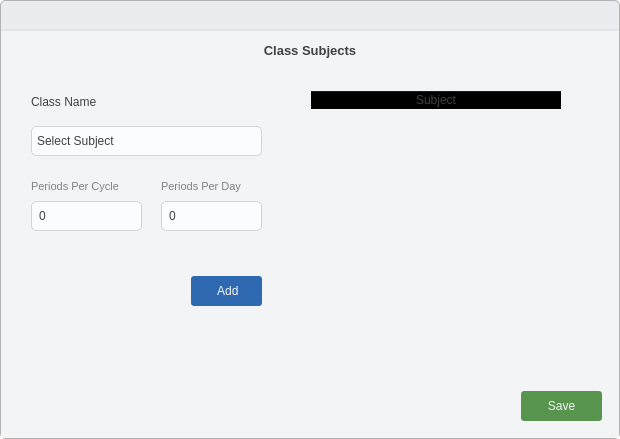
<?xml version="1.0" encoding="UTF-8"?>
<ui version="4.0">
 <class>AddClass</class>
 <widget class="QDialog" name="AddClass">
  <property name="geometry">
   <rect>
    <x>0</x>
    <y>0</y>
    <width>620</width>
    <height>439</height>
   </rect>
  </property>
  <property name="windowTitle">
   <string>Dialog</string>
  </property>
  <property name="styleSheet">
   <string notr="true">* {
	background: transparent;
	border: none;
	color: #414141;
}

QComboBox{
	border: 1px solid #D3D4D6;
	border-radius: 5px;
	padding-left: 5px;
	outline: none;
	background: #FBFCFE;
}

QComboBox::drop-down{
	background: transparent;
}

QComboBox::down-arrow{
	image: url(':/icons/icons/drop_down.svg');
	height: 24px;
	width: 24px;
}

QSpinBox{
	border: 1px solid #D3D4D6;
	border-radius: 5px;
	padding-left: 5px;
	background: #FBFCFE;
}

QSpinBox:down-button{
	background: transparent;
}

QSpinBox:up-button{
	background: transparent;
}

QSpinBox:down-arrow{
	image: url(':/icons/icons/drop_down.svg');
	height: 24px;
	width: 24px;
}

QSpinBox:up-arrow{
	image: url(':/icons/icons/drop_up.svg');
	height: 24px;
	width: 24px;
}

QLineEdit{
	border: 1px solid #D3D4D6;
	border-radius: 5px;
	padding-left: 5px;
	background: #FBFCFE;
}

QWidget#main_container {
	background: #EBECEF;
	border-radius: 5px;
	border: 1px solid #B1B1B1;
}

QWidget#container {
	background: #F3F4F6;
}

#close_btn:hover{
	background: #DC2626;
}

#toolbar{
	border-bottom: 2px solid #E3E4E6;
}</string>
  </property>
  <layout class="QVBoxLayout" name="verticalLayout_2">
   <property name="spacing">
    <number>0</number>
   </property>
   <property name="leftMargin">
    <number>0</number>
   </property>
   <property name="topMargin">
    <number>0</number>
   </property>
   <property name="rightMargin">
    <number>0</number>
   </property>
   <property name="bottomMargin">
    <number>0</number>
   </property>
   <item>
    <widget class="QWidget" name="main_container" native="true">
     <layout class="QVBoxLayout" name="verticalLayout">
      <property name="spacing">
       <number>0</number>
      </property>
      <property name="leftMargin">
       <number>1</number>
      </property>
      <property name="topMargin">
       <number>1</number>
      </property>
      <property name="rightMargin">
       <number>1</number>
      </property>
      <property name="bottomMargin">
       <number>1</number>
      </property>
      <item>
       <widget class="QWidget" name="toolbar" native="true">
        <property name="maximumSize">
         <size>
          <width>16777215</width>
          <height>30</height>
         </size>
        </property>
        <widget class="QPushButton" name="close_btn">
         <property name="geometry">
          <rect>
           <x>585</x>
           <y>0</y>
           <width>33</width>
           <height>30</height>
          </rect>
         </property>
         <property name="focusPolicy">
          <enum>Qt::FocusPolicy::NoFocus</enum>
         </property>
         <property name="text">
          <string/>
         </property>
         <property name="icon">
          <iconset theme="QIcon::ThemeIcon::ApplicationExit"/>
         </property>
         <property name="iconSize">
          <size>
           <width>10</width>
           <height>10</height>
          </size>
         </property>
        </widget>
       </widget>
      </item>
      <item>
       <widget class="QWidget" name="container" native="true">
        <layout class="QVBoxLayout" name="verticalLayout_3">
         <property name="spacing">
          <number>0</number>
         </property>
         <property name="leftMargin">
          <number>0</number>
         </property>
         <property name="topMargin">
          <number>0</number>
         </property>
         <property name="rightMargin">
          <number>0</number>
         </property>
         <property name="bottomMargin">
          <number>0</number>
         </property>
         <item>
          <widget class="QLabel" name="label">
           <property name="maximumSize">
            <size>
             <width>16777215</width>
             <height>40</height>
            </size>
           </property>
           <property name="font">
            <font>
             <pointsize>10</pointsize>
             <bold>true</bold>
            </font>
           </property>
           <property name="frameShadow">
            <enum>QFrame::Shadow::Plain</enum>
           </property>
           <property name="text">
            <string>Class Subjects</string>
           </property>
           <property name="textFormat">
            <enum>Qt::TextFormat::RichText</enum>
           </property>
           <property name="alignment">
            <set>Qt::AlignmentFlag::AlignCenter</set>
           </property>
          </widget>
         </item>
         <item>
          <widget class="QFrame" name="frame">
           <property name="frameShape">
            <enum>QFrame::Shape::StyledPanel</enum>
           </property>
           <property name="frameShadow">
            <enum>QFrame::Shadow::Plain</enum>
           </property>
           <widget class="QPushButton" name="class_save">
            <property name="geometry">
             <rect>
              <x>520</x>
              <y>320</y>
              <width>81</width>
              <height>30</height>
             </rect>
            </property>
            <property name="cursor">
             <cursorShape>PointingHandCursor</cursorShape>
            </property>
            <property name="styleSheet">
             <string notr="true">padding: 5px;
background: #57954F;
color: #F3F4F6;
border-radius: 3px;</string>
            </property>
            <property name="text">
             <string>Save</string>
            </property>
           </widget>
           <widget class="QLabel" name="title">
            <property name="geometry">
             <rect>
              <x>30</x>
              <y>105</y>
              <width>111</width>
              <height>20</height>
             </rect>
            </property>
            <property name="font">
             <font>
              <pointsize>8</pointsize>
              <bold>false</bold>
             </font>
            </property>
            <property name="styleSheet">
             <string notr="true">color: rgb(129, 129, 129);</string>
            </property>
            <property name="text">
             <string>Periods Per Cycle</string>
            </property>
           </widget>
           <widget class="QComboBox" name="class_subject_select">
            <property name="geometry">
             <rect>
              <x>30</x>
              <y>55</y>
              <width>231</width>
              <height>30</height>
             </rect>
            </property>
            <property name="minimumSize">
             <size>
              <width>0</width>
              <height>30</height>
             </size>
            </property>
            <property name="placeholderText">
             <string>Select Subject</string>
            </property>
           </widget>
           <widget class="QTableWidget" name="class_subjects_table">
            <property name="geometry">
             <rect>
              <x>310</x>
              <y>20</y>
              <width>281</width>
              <height>281</height>
             </rect>
            </property>
            <attribute name="horizontalHeaderDefaultSectionSize">
             <number>250</number>
            </attribute>
            <column>
             <property name="text">
              <string>Subject</string>
             </property>
            </column>
           </widget>
           <widget class="QSpinBox" name="slots_per_cycle">
            <property name="geometry">
             <rect>
              <x>30</x>
              <y>130</y>
              <width>111</width>
              <height>30</height>
             </rect>
            </property>
            <property name="minimumSize">
             <size>
              <width>0</width>
              <height>30</height>
             </size>
            </property>
            <property name="minimum">
             <number>0</number>
            </property>
           </widget>
           <widget class="QLabel" name="title_2">
            <property name="geometry">
             <rect>
              <x>160</x>
              <y>105</y>
              <width>91</width>
              <height>20</height>
             </rect>
            </property>
            <property name="font">
             <font>
              <pointsize>8</pointsize>
              <bold>false</bold>
             </font>
            </property>
            <property name="styleSheet">
             <string notr="true">color: rgb(129, 129, 129);</string>
            </property>
            <property name="text">
             <string>Periods Per Day</string>
            </property>
           </widget>
           <widget class="QPushButton" name="class_add_subject_btn">
            <property name="geometry">
             <rect>
              <x>190</x>
              <y>205</y>
              <width>71</width>
              <height>30</height>
             </rect>
            </property>
            <property name="cursor">
             <cursorShape>PointingHandCursor</cursorShape>
            </property>
            <property name="focusPolicy">
             <enum>Qt::FocusPolicy::StrongFocus</enum>
            </property>
            <property name="layoutDirection">
             <enum>Qt::LayoutDirection::LeftToRight</enum>
            </property>
            <property name="styleSheet">
             <string notr="true">padding: 5px;
background: #2F69B2;
color: #F3F4F6;
border-radius: 3px;</string>
            </property>
            <property name="text">
             <string> Add</string>
            </property>
            <property name="icon">
             <iconset resource="../assets/icons.qrc">
              <normaloff>:/icons/icons/plus.svg</normaloff>:/icons/icons/plus.svg</iconset>
            </property>
            <property name="iconSize">
             <size>
              <width>12</width>
              <height>12</height>
             </size>
            </property>
           </widget>
           <widget class="QSpinBox" name="slots_per_day">
            <property name="geometry">
             <rect>
              <x>160</x>
              <y>130</y>
              <width>101</width>
              <height>30</height>
             </rect>
            </property>
            <property name="minimumSize">
             <size>
              <width>0</width>
              <height>30</height>
             </size>
            </property>
            <property name="minimum">
             <number>0</number>
            </property>
           </widget>
           <widget class="QLabel" name="class_name">
            <property name="geometry">
             <rect>
              <x>30</x>
              <y>20</y>
              <width>241</width>
              <height>21</height>
             </rect>
            </property>
            <property name="text">
             <string>Class Name</string>
            </property>
           </widget>
          </widget>
         </item>
        </layout>
       </widget>
      </item>
     </layout>
    </widget>
   </item>
  </layout>
 </widget>
 <resources>
  <include location="../assets/icons.qrc"/>
 </resources>
 <connections/>
</ui>
